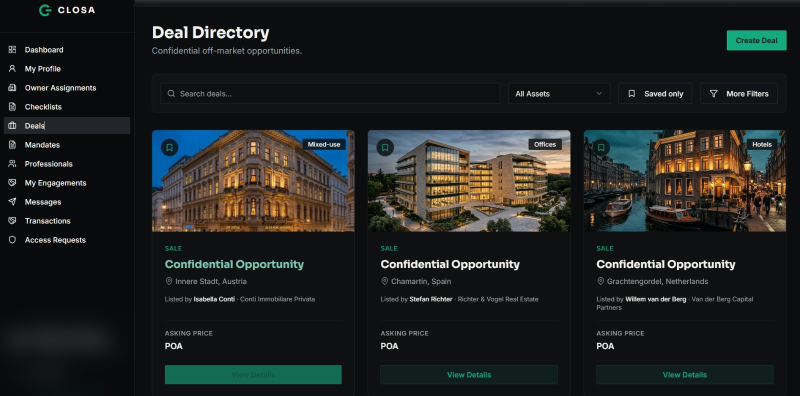
#> input picture attached_assets/closa/screens-source/screens/01.png, 1600 x 792 px (shown at 1/2 size)
$ python -i screen_composite.py   (imports and definitions only)
#> lines starting #> are read from the running program, lines starting #| are printed output that depends on the picture; after the words box and inside, x2 and y2 are one past the last pixel; in counts of white or black regions, pixels touching at a corner belong together
#> further down, picture is the input picture: shape (792, 1600, 3); mean B, G, R 32.4, 33.3, 31.6
"""Measured screen-plane replacement. Actual UI pixels never pass through AI."""
from pathlib import Path
import hashlib
import json
import subprocess
import cv2
import numpy as np

ROOT = Path(__file__).resolve().parents[2]
SOURCE = ROOT / "attached_assets/closa/screens-source"
BUILD = ROOT / "media/closa/build-screens"
SIZE = (1920, 1080)
FPS = 24
PANEL = (1600, 1000)  # Physical 16:10 laptop display, not screenshot aspect ratio.
# [1 line not run here, left out]


# [6 lines left out: function ordered, not called in this run]


def chroma(frame):
    hsv = cv2.cvtColor(frame, cv2.COLOR_BGR2HSV)
#> hsv: shape (792, 1600, 3); mean H, S, V 93.5, 68.7, 39.3
    return cv2.inRange(hsv, np.array([135, 80, 65]), np.array([175, 255, 255]))
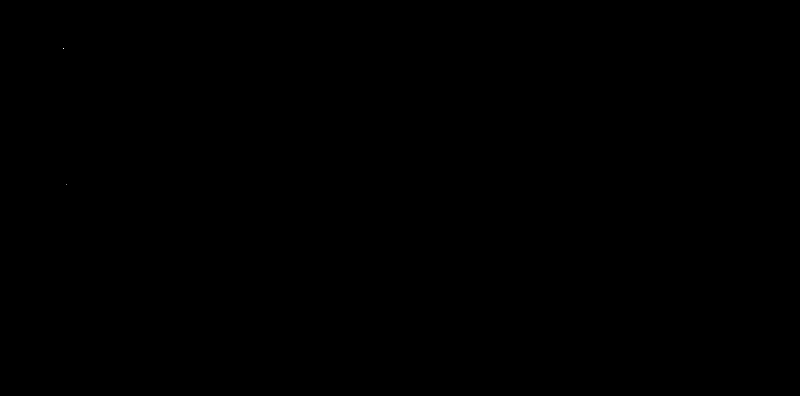
#> returned value: shape (792, 1600) (shown at 1/2 size); 0% white in thin lines or dots, all inside (x1, y1, x2, y2) = (126, 96, 133, 370)


def measure(frame):
    mask = chroma(frame)
    contours, _ = cv2.findContours(mask, cv2.RETR_EXTERNAL, cv2.CHAIN_APPROX_NONE)
#> contours = 2 contours, all with area under 20
    if not contours:
        raise ValueError("No replacement screen found")
    contour = max(contours, key=cv2.contourArea)
#> contour = [[132, 369]]
    area = cv2.contourArea(contour)
#> area = 0
    if area < 12000:
#> (the run stopped early here; a loop or call above may not have finished)
